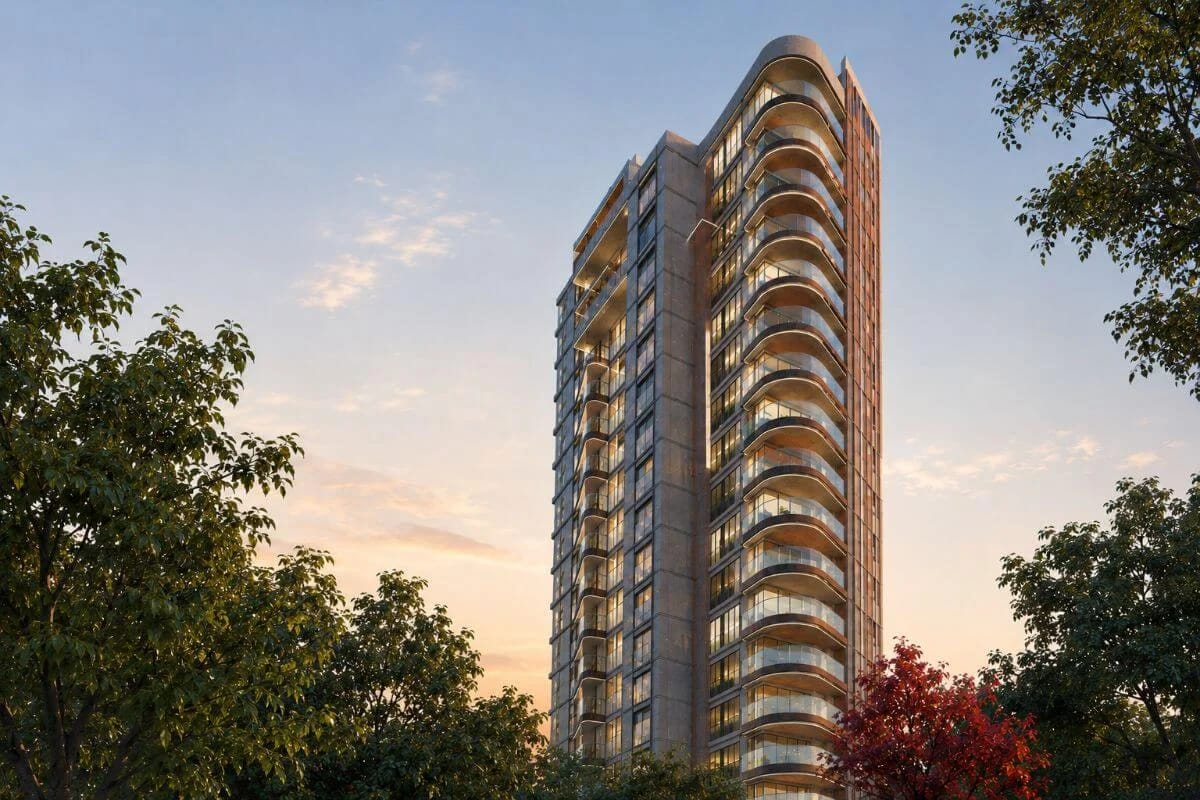
#> input picture assets/WhatsApp Image 2026-10-27 at 11.30.09 AM.jpeg, 1200 x 800 px, found by its file name
$ python analyze_photo_render_diff.py
#> lines starting #> are read from the running program, lines starting #| are printed output that depends on the picture
import cv2
import numpy as np

photo_path = r"c:\Users\manpr\Documents\42 Kalidasa\assets\WhatsApp Image 2026-10-27 at 11.30.09 AM.jpeg"
render_path = r"c:\Users\manpr\Documents\42 Kalidasa\renders\preview\exterior_photo_match_render.png"

photo = cv2.imread(photo_path)
#> photo is the input picture: shape (800, 1200, 3); mean B, G, R 123.1, 127.3, 130.8
render = cv2.imread(render_path)
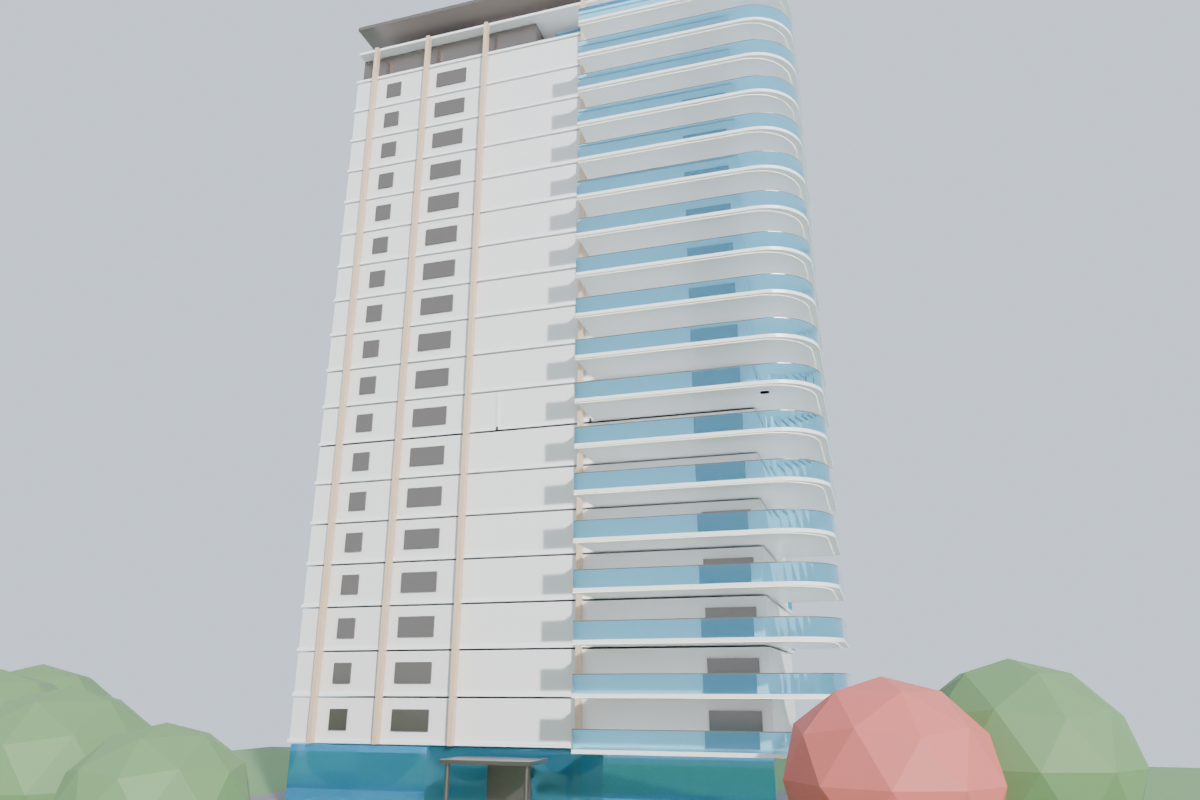
#> input picture renders/preview/exterior_photo_match_render.png, 1200 x 800 px, found by its file name
#> render is the input picture: shape (800, 1200, 3); mean B, G, R 193.8, 191.9, 185.4

print(f"Photo shape: {photo.shape}, Render shape: {render.shape}")
#| Photo shape: (800, 1200, 3), Render shape: (800, 1200, 3)

# Sample key regions in the photograph
# Let's crop:
# 1. Crown / upper floors: y: [50:250], x: [400:800]
# 2. Mid curved balconies: y: [250:500], x: [450:750]
# 3. Ground / Entrance / Canopy: y: [500:750], x: [400:850]

cv2.imwrite(r"c:\Users\manpr\Documents\42 Kalidasa\renders\preview\photo_crop_crown.png", photo[50:250, 400:800])
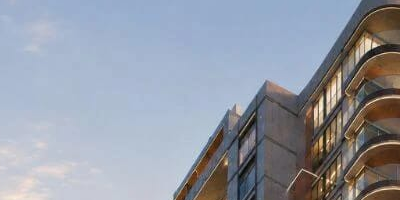
#> saved as photo_crop_crown.png: shape (200, 400, 3); mean B, G, R 164.1, 152.6, 147.3
cv2.imwrite(r"c:\Users\manpr\Documents\42 Kalidasa\renders\preview\photo_crop_balconies.png", photo[250:500, 450:750])
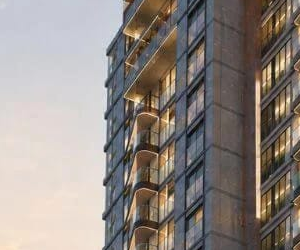
#> saved as photo_crop_balconies.png: shape (250, 300, 3); mean B, G, R 130.7, 135.7, 143.9
cv2.imwrite(r"c:\Users\manpr\Documents\42 Kalidasa\renders\preview\photo_crop_ground.png", photo[500:750, 400:850])
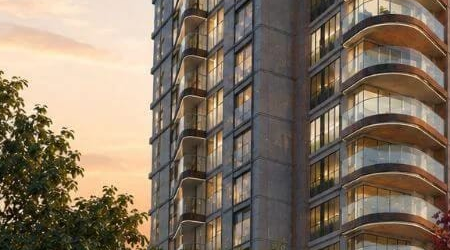
#> saved as photo_crop_ground.png: shape (250, 450, 3); mean B, G, R 98.4, 115.5, 131.1

print("Saved photo crops for crown, balconies, ground.")

# Calculate average colors in balconies region
balc_roi = photo[250:500, 450:750]
b_avg = np.mean(balc_roi[:, :, 0])
#> b_avg = 130.7
g_avg = np.mean(balc_roi[:, :, 1])
#> g_avg = 135.7
r_avg = np.mean(balc_roi[:, :, 2])
#> r_avg = 143.9
print(f"Balconies ROI BGR: ({b_avg:.1f}, {g_avg:.1f}, {r_avg:.1f})")
#| Balconies ROI BGR: (130.7, 135.7, 143.9)

# Sky ROI: y: [20:120], x: [100:300]
sky_roi = photo[20:120, 100:300]
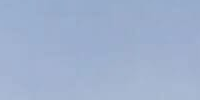
#> sky_roi: shape (100, 200, 3); mean B, G, R 206.2, 177, 159.5
print(f"Sky ROI BGR: ({np.mean(sky_roi[:,:,0]):.1f}, {np.mean(sky_roi[:,:,1]):.1f}, {np.mean(sky_roi[:,:,2]):.1f})")
#| Sky ROI BGR: (206.2, 177.0, 159.5)

# Render comparison
render_balc_roi = render[250:500, 450:750]
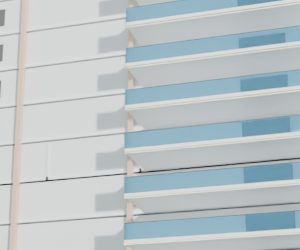
#> render_balc_roi: shape (250, 300, 3); mean B, G, R 198.5, 195.1, 186.4
print(f"Render Balconies ROI BGR: ({np.mean(render_balc_roi[:,:,0]):.1f}, {np.mean(render_balc_roi[:,:,1]):.1f}, {np.mean(render_balc_roi[:,:,2]):.1f})")
#| Render Balconies ROI BGR: (198.5, 195.1, 186.4)
